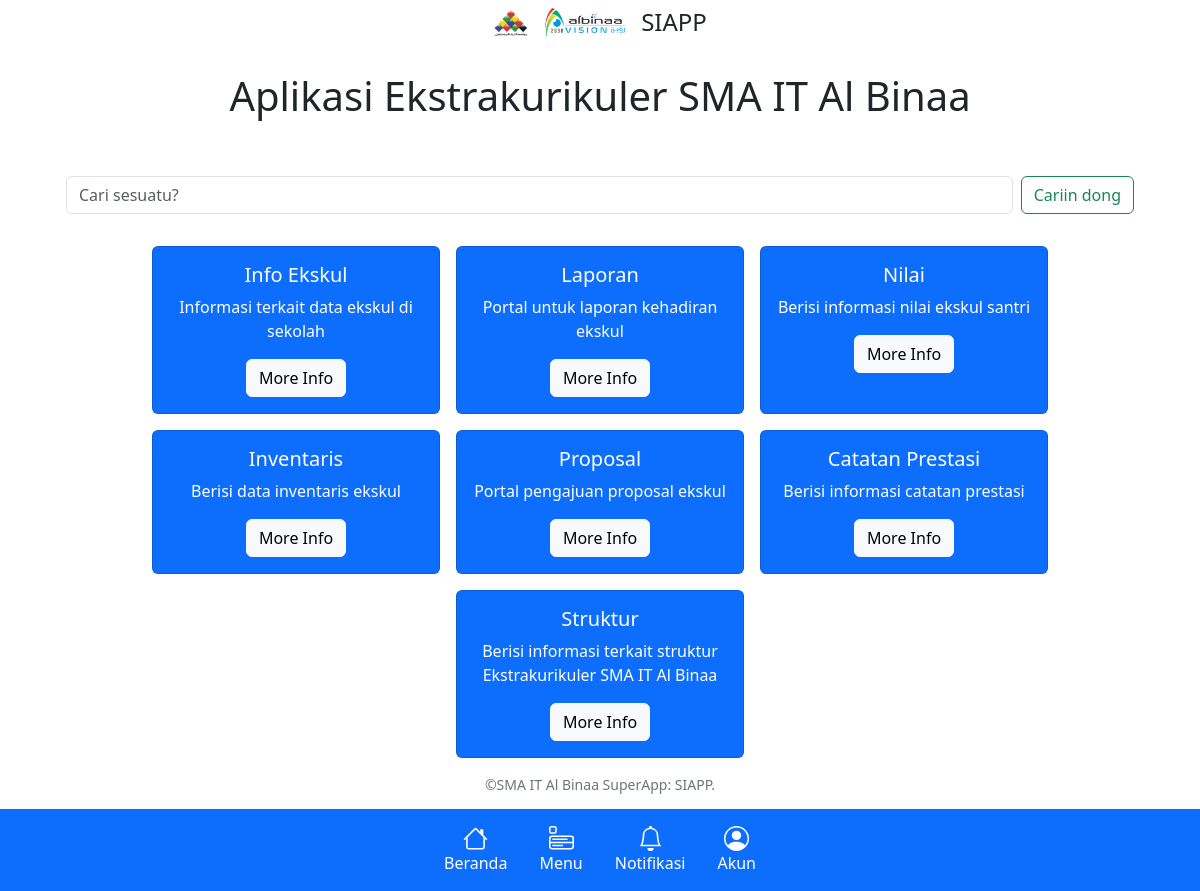
Page /ekskul/ on the earlier database version.
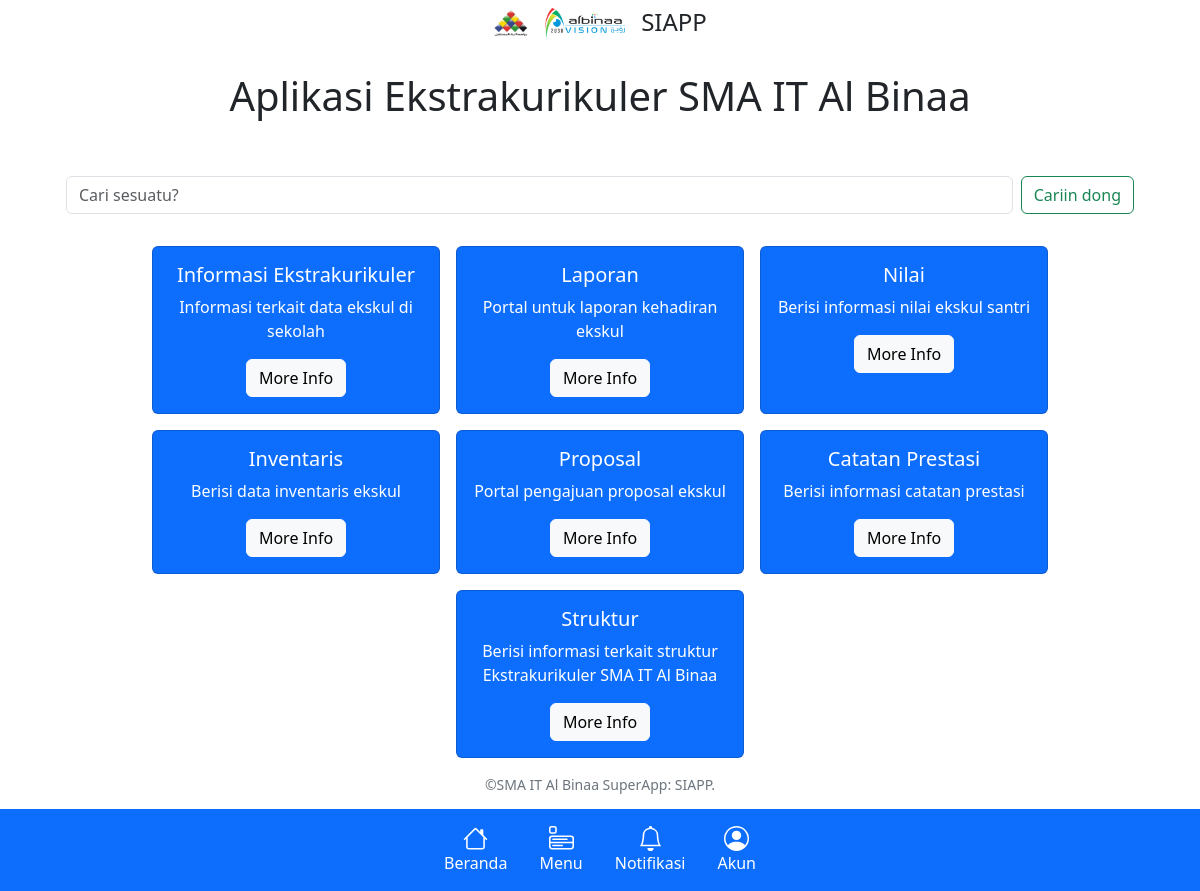
Same page on the later database version.
### deskripsi/models.py (models this page shows, shortened)
class DeskripsiEkskul(models.Model):
    app = models.ForeignKey('DeskripsiHome', on_delete=models.CASCADE, null=True, blank=True)
    nama_aplikasi = models.CharField(max_length=100)
    deskripsi = models.CharField(max_length=200)
    url = models.CharField(max_length=100, default="ekskul:data-index")
    color = models.CharField(max_length=50, default="primary")

### deskripsi/views.py (the view)
# urls.py: path('ekskul/', deskripsi.views.ekskul_view, name='ekskul-page'),
def ekskul_view(request):
    q = request.GET.get('q') if request.GET.get('q') is not None else ''
    ekskul_data = DeskripsiEkskul.objects.filter(Q(nama_aplikasi__icontains=q) | Q(deskripsi__icontains=q))
    context = {
        'ekskul_data': ekskul_data
    }
    return render(request, 'ekskul.html', context)

### templates/ekskul.html (shortened to what this page needs)
{% extends 'base.html' %}
{% block content %}
    <div class="mt-5 p-4 text-center">
        <h1>Aplikasi Ekstrakurikuler SMA IT Al Binaa</h1>
    </div>
    <div class="container text-center">
        <form class="d-flex my-4 mx-4" role="search" method="get" action="{% url 'ekskul-page' %}">
            <input class="form-control me-2" name="q" type="text" placeholder="Cari sesuatu?" aria-label="Search">
            <input class="btn btn-outline-success" type="submit" value="Cariin dong">
        </form>
        <div class="d-flex flex-wrap justify-content-center">
            {% if ekskul_data %}
                {% for ekskul_datum in ekskul_data %}
                    <div class="card m-2 text-bg-{{ ekskul_datum.color }}" style="width: 18rem;">
                        <div class="card-body">
                            <h5 class="card-title">{{ ekskul_datum.nama_aplikasi }}</h5>
                            <p class="card-text">{{ ekskul_datum.deskripsi }}</p>
                            <a href="{% with ekskul_datum.url as link %}{% url link %}{% endwith %}" class="btn btn-light">More Info</a>
                        </div>
                    </div>
                {% endfor %}
            {% endif %}
        </div>
    </div>
{% endblock %}

Differences in the rows shown:
changed DeskripsiEkskul "Informasi terkait data ekskul di sekolah": nama_aplikasi "Info Ekskul" → "Informasi Ekstrakurikuler"
